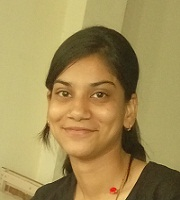
%> input picture traindb/1.jpg, 180 x 200 px; its folder holds 4 pictures in this run
$ octave staticexample2.m   (GNU Octave 9; MATLAB toolbox functions it lacks are replaced by stand-ins)
%> lines starting %> are read from the running program, lines starting %| are printed output that depends on the picture
%> the answer given: traindb
%> the answer given: traindb/1.jpg
%> further down, im is the input picture: size 200x180x3 uint8; mean R, G, B 164.2, 143.1, 86.6
### CreateDatabase.m
function T = CreateDatabase(TrainDatabasePath)
%> called with TrainDatabasePath = 'traindb'
% Align a set of face images (the training set T1, T2, ... , TM )
%
% Description: This function reshapes all 2D images of the training database
% into 1D column vectors. Then, it puts these 1D column vectors in a row to
% construct 2D matrix 'T'.
%
%
% Argument:     TrainDatabasePath      - Path of the training database
%
% Returns:      T                      - A 2D matrix, containing all 1D image vectors.
%                                        Suppose all P images in the training database
%                                        have the same size of MxN. So the length of 1D
%                                        column vectors is MN and 'T' will be a MNxP 2D matrix.
%
% See also: STRCMP, STRCAT, RESHAPE


%%%%%%%%%%%%%%%%%%%%%%%% File management
TrainFiles = dir(TrainDatabasePath);
Train_Number = 0;

for i = 1:size(TrainFiles,1)
    if not(strcmp(TrainFiles(i).name,'.')|strcmp(TrainFiles(i).name,'..')|strcmp(TrainFiles(i).name,'Thumbs.db'))
        Train_Number = Train_Number + 1; % Number of all images in the training database
    end
end

%%%%%%%%%%%%%%%%%%%%%%%% Construction of 2D matrix from 1D image vectors
T = [];
for i = 1 : Train_Number

    % I have chosen the name of each image in databases as a corresponding
    % number. However, it is not mandatory!
    str = int2str(i);
    str = strcat('\',str,'.jpg');
    str = strcat(TrainDatabasePath,str);

    img = imread(str);
    img = rgb2gray(img);
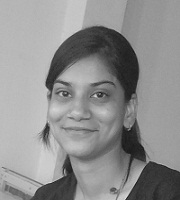
%> img: size 200x180 uint8; min 22, max 231, mean 143

    [irow icol] = size(img);
%> irow = 200; icol = 180
%> pass 3 of the loop in CreateDatabase, `for i = 1 : Train_Number`:
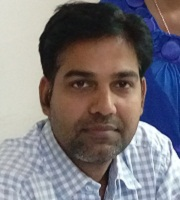
%> input picture traindb/3.jpg, 180 x 200 px
%> in CreateDatabase, img is the input picture: size 200x180x3 uint8; mean R, G, B 123.4, 118.4, 122.3
%> in CreateDatabase, `img = rgb2gray(img);`:
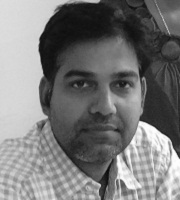
%> img: size 200x180 uint8; min 10, max 254, mean 120.3
%> the loop made 4 passes; the first 3 are shown

    temp = reshape(img',irow*icol,1);   % Reshaping 2D images into 1D image vectors
    T = [T temp]; % 'T' grows after each turn
end

### EigenfaceCore.m
function [m, A, Eigenfaces] = EigenfaceCore(T)
% Use Principle Component Analysis (PCA) to determine the most
% discriminating features between images of faces.
%
% Description: This function gets a 2D matrix, containing all training image vectors
% and returns 3 outputs which are extracted from training database.
%
% Argument:      T                      - A 2D matrix, containing all 1D image vectors.
%                                         Suppose all P images in the training database
%                                         have the same size of MxN. So the length of 1D
%                                         column vectors is M*N and 'T' will be a MNxP 2D matrix.
%
% Returns:       m                      - (M*Nx1) Mean of the training database
%                Eigenfaces             - (M*Nx(P-1)) Eigen vectors of the covariance matrix of the training database
%                A                      - (M*NxP) Matrix of centered image vectors
%
% See also: EIG


%%%%%%%%%%%%%%%%%%%%%%%% Calculating the mean image
m = mean(T,2); % Computing the average face image m = (1/P)*sum(Tj's)    (j = 1 : P)
Train_Number = size(T,2);
%> Train_Number = 4

%%%%%%%%%%%%%%%%%%%%%%%% Calculating the deviation of each image from mean image
A = [];
for i = 1 : Train_Number
    temp = double(T(:,i)) - m; % Computing the difference image for each image in the training set Ai = Ti - m
    A = [A temp]; % Merging all centered images
end

%%%%%%%%%%%%%%%%%%%%%%%% Snapshot method of Eigenface methos
% We know from linear algebra theory that for a PxQ matrix, the maximum
% number of non-zero eigenvalues that the matrix can have is min(P-1,Q-1).
% Since the number of training images (P) is usually less than the number
% of pixels (M*N), the most non-zero eigenvalues that can be found are equal
% to P-1. So we can calculate eigenvalues of A'*A (a PxP matrix) instead of
% A*A' (a M*NxM*N matrix). It is clear that the dimensions of A*A' is much
% larger that A'*A. So the dimensionality will decrease.

L = A'*A; % L is the surrogate of covariance matrix C=A*A'.
[V D] = eig(L); % Diagonal elements of D are the eigenvalues for both L=A'*A and C=A*A'.

%%%%%%%%%%%%%%%%%%%%%%%% Sorting and eliminating eigenvalues
% All eigenvalues of matrix L are sorted and those who are less than a
% specified threshold, are eliminated. So the number of non-zero
% eigenvectors may be less than (P-1).

L_eig_vec = [];
for i = 1 : size(V,2)
    if( D(i,i)>1 )
        L_eig_vec = [L_eig_vec V(:,i)];
    end
end

%%%%%%%%%%%%%%%%%%%%%%%% Calculating the eigenvectors of covariance matrix 'C'
% Eigenvectors of covariance matrix C (or so-called "Eigenfaces")
% can be recovered from L's eiegnvectors.
Eigenfaces = A * L_eig_vec; % A: centered image vectors

### Recognition.m
function OutputName = Recognition(TestImage, m, A, Eigenfaces)
%> called with TestImage = 'traindb/1.jpg'
% Recognizing step....
%
% Description: This function compares two faces by projecting the images into facespace and
% measuring the Euclidean distance between them.
%
% Argument:      TestImage              - Path of the input test image
%
%                m                      - (M*Nx1) Mean of the training
%                                         database, which is output of 'EigenfaceCore' function.
%
%                Eigenfaces             - (M*Nx(P-1)) Eigen vectors of the
%                                         covariance matrix of the training
%                                         database, which is output of 'EigenfaceCore' function.
%
%                A                      - (M*NxP) Matrix of centered image
%                                         vectors, which is output of 'EigenfaceCore' function.
%
% Returns:       OutputName             - Name of the recognized image in the training database.
%
% See also: RESHAPE, STRCAT


%%%%%%%%%%%%%%%%%%%%%%%% Projecting centered image vectors into facespace
% All centered images are projected into facespace by multiplying in
% Eigenface basis's. Projected vector of each face will be its corresponding
% feature vector.

ProjectedImages = [];
Train_Number = size(Eigenfaces,2);
%> Train_Number = 2
for i = 1 : Train_Number
    temp = Eigenfaces'*A(:,i); % Projection of centered images into facespace
    ProjectedImages = [ProjectedImages temp];
end

%%%%%%%%%%%%%%%%%%%%%%%% Extracting the PCA features from test image
InputImage = imread(TestImage);
temp = InputImage(:,:,1);
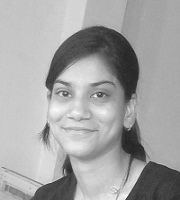
%> temp: size 200x180 uint8; min 29, max 253, mean 164.2

[irow icol] = size(temp);
InImage = reshape(temp',irow*icol,1);
Difference = double(InImage)-m; % Centered test image
ProjectedTestImage = Eigenfaces'*Difference; % Test image feature vector

%%%%%%%%%%%%%%%%%%%%%%%% Calculating Euclidean distances
% Euclidean distances between the projected test image and the projection
% of all centered training images are calculated. Test image is
% supposed to have minimum distance with its corresponding image in the
% training database.

Euc_dist = [];
for i = 1 : Train_Number
    q = ProjectedImages(:,i);
    temp = ( norm( ProjectedTestImage - q ) )^2;
    Euc_dist = [Euc_dist temp];
end

[Euc_dist_min , Recognized_index] = min(Euc_dist);
OutputName = strcat(int2str(Recognized_index),'.jpg');

### staticexample2.m
% A sample script, which shows the usage of functions, included in
% PCA-based face recognition system (Eigenface method)
%
% See also: CREATEDATABASE, EIGENFACECORE, RECOGNITION


clear all
clc
close all

% You can customize and fix initial directory paths
TrainDatabasePath = uigetdir('pwd/traindb', 'Select training database path' );
% [9 lines of commented-out code are left out]
[filename, pathname] = uigetfile('*.jpg', 'Select a test image file');
if isequal(filename,0)
   disp('User selected Cancel')
else
   disp(['User selected : ', fullfile(pathname, filename)])
end
TestImage=strcat(pathname,filename);
im = imread(TestImage);
T = CreateDatabase(TrainDatabasePath);
[m, A, Eigenfaces] = EigenfaceCore(T);
OutputName = Recognition(TestImage, m, A, Eigenfaces);
SelectedImage = strcat(TrainDatabasePath,'\',OutputName);
SelectedImage = imread(SelectedImage);
imshow(im)
title('Test Image');
figure,imshow(SelectedImage);
title('Equivalent Image');

str = strcat('Matched image is :  ',OutputName);
disp(str)
